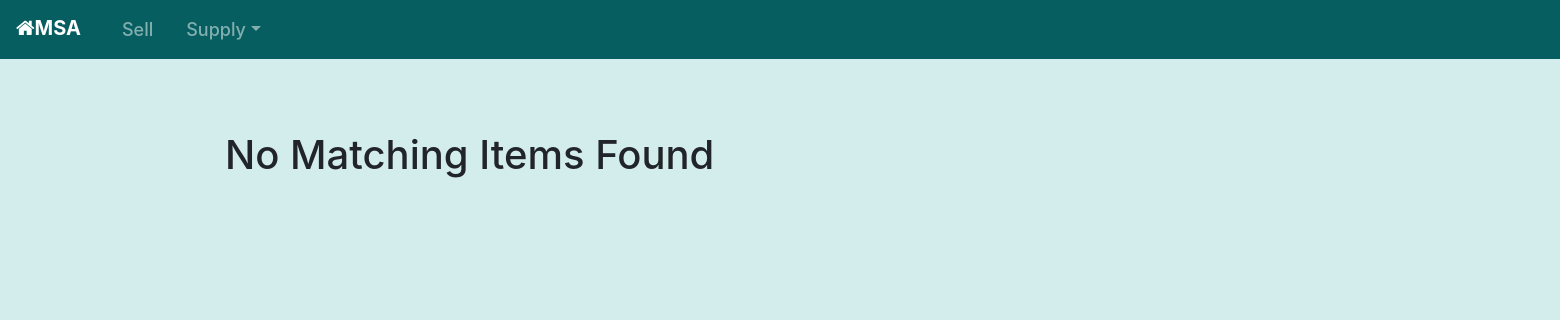
Before: /listOfMed (signed in) with the older database file.
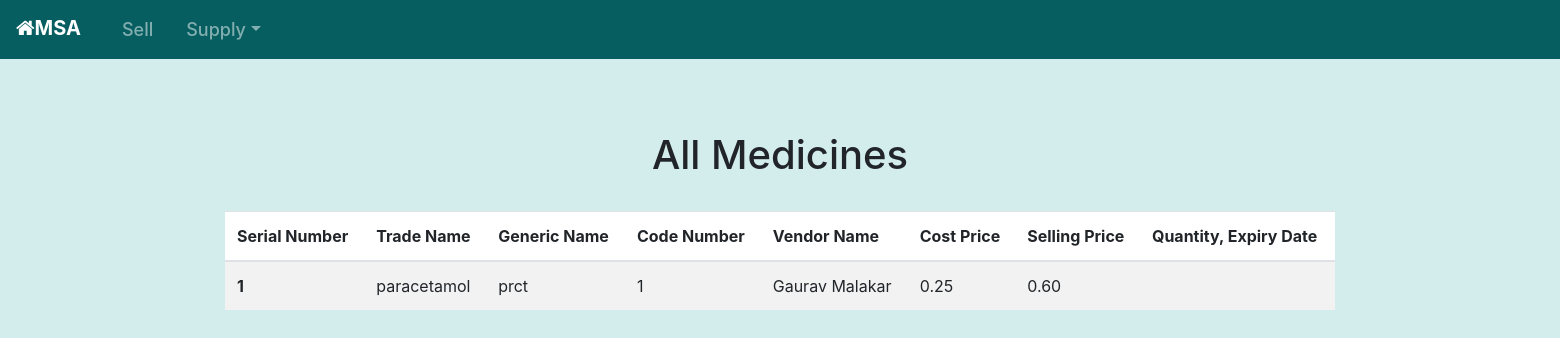
After: the same page with the newer database file.
### shop/models.py (models this page shows, shortened)
class Medicine(models.Model):
    def validate_price(price):
        if price <= 0:
            raise ValidationError("Price is not valid.")
    trade_name = models.CharField(max_length=100, blank=False)
    generic_name = models.CharField(max_length=100, blank=False)
    description = models.CharField(max_length=500, default=None, blank=True)
    purchasePrice = models.DecimalField(
        decimal_places=2, default=0.00, blank=False, max_digits=10, validators=[validate_price])
    unit_selling = models.DecimalField(
        decimal_places=2, default=0.00, blank=False, max_digits=10, validators=[validate_price])
    threshold_value = models.IntegerField(
        default=0, blank=True)
    vendor = models.ForeignKey(Vendor, default=None, on_delete=models.CASCADE)

class Vendor(models.Model):
    name = models.CharField(max_length=100, blank=False)
    address = models.CharField(max_length=500, blank=False)
    phone_regex = RegexValidator(
        regex=r'^(?:\s+|)((0|(?:(\+|)91))(?:\s|-)*(?:(?:\d(?:\s|-)*\d{9})|(?:\d{2}(?:\s|-)*\d{8})|(?:\d{3}(?:\s|-)*\d{7}))|\d{10})(?:\s+|)', message=("Phone Number is not valid"))
    phone = models.CharField(max_length=14, blank=False, validators=[phone_regex] )
    email = models.EmailField(blank=False)

### shop/views.py (the view)
# urls.py: path('listOfMed', views.listOfMed, name='listOfMed'),
@login_required(login_url='login')
def listOfMed(request):
    if request.method == "GET":
        usable_item = UsableItem.objects.all()
        medicine = Medicine.objects.all().filter(
            trade_name__icontains='') | Medicine.objects.all().filter(generic_name__icontains='')
        return render(request, 'listOfmed.html', {'medicine': medicine, 'usable_item': usable_item})

### shop/templates/listOfmed.html (shortened to what this page needs)
{% extends 'base.html' %}
{% block content %}
{% if medicine %}
    <h1 style="text-align: center;">All Medicines</h1>
    <br/>
    <table class="table table-striped table-hover" style="background-color: white; margin-bottom: 70px;">
        <thead>
            <tr>
            <th scope="col">Serial Number</th>
            <th scope="col">Trade Name</th>
            <th scope="col">Generic Name</th>
            <th scope="col">Code Number</th>
            <th scope="col">Vendor Name</th>
            <th scope="col">Cost Price</th>
            <th scope="col">Selling Price</th>
            <th scope="col">Quantity, Expiry Date</th>
            </tr>
        </thead>
        <tbody>
        {% for meditem in medicine %}
            <tr>
                <th scope="row">{{ forloop.counter }}</th>
                <td data-bs-toggle="tooltip" data-bs-placement="bottom" title="Description: {{ meditem.description }}">{{ meditem.trade_name }}</td>
                <td data-bs-toggle="tooltip" data-bs-placement="bottom" title="Description: {{ meditem.description }}">{{ meditem.generic_name }}</td>
                <td>{{ meditem.id }}</td>
                <td data-bs-toggle="tooltip" data-bs-placement="bottom" title="Vendor ID: {{ meditem.vendor.id }}
Vendor Phone: {{ meditem.vendor.phone }}
Vendor Email: {{ meditem.vendor.email }}
Purchase Price: {{ meditem.purchasePrice }}">{{ meditem.vendor.name }}</td>
                <td>{{ meditem.purchasePrice }}</td>
                <td>{{ meditem.unit_selling }}</td>
                <td>
                </td>
            </tr>
        {% endfor %}
        </tbody>
    </table>
{% else %}
    <h1>No Matching Items Found</h1>
{% endif %}
{% endblock %}

Changed rows visible on the page:
added Medicine: trade_name "paracetamol", generic_name "prct", id "1", vendor.name "Gaurav Malakar", purchasePrice "0.25", unit_selling "0.60"
Other visible differences:
text no longer shown: "No Matching Items Found"
text now shown: "All Medicines Serial Number Trade Name Generic Name Code Number Vendor Name Cost Price Selling Price Quantity, Expiry Date"
